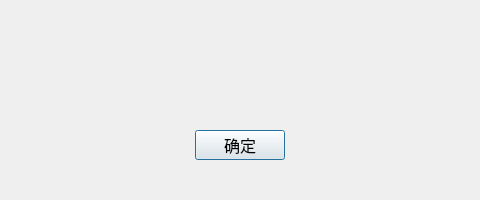
<?xml version="1.0" encoding="UTF-8"?>
<ui version="4.0">
 <class>error_dialog</class>
 <widget class="QDialog" name="error_dialog">
  <property name="geometry">
   <rect>
    <x>0</x>
    <y>0</y>
    <width>480</width>
    <height>200</height>
   </rect>
  </property>
  <property name="font">
   <font>
    <pointsize>12</pointsize>
   </font>
  </property>
  <property name="windowTitle">
   <string>Dialog</string>
  </property>
  <property name="modal">
   <bool>true</bool>
  </property>
  <widget class="QLabel" name="label">
   <property name="geometry">
    <rect>
     <x>80</x>
     <y>40</y>
     <width>320</width>
     <height>60</height>
    </rect>
   </property>
   <property name="text">
    <string/>
   </property>
  </widget>
  <widget class="QPushButton" name="btn_accept">
   <property name="geometry">
    <rect>
     <x>195</x>
     <y>130</y>
     <width>90</width>
     <height>30</height>
    </rect>
   </property>
   <property name="text">
    <string>确定</string>
   </property>
  </widget>
 </widget>
 <resources/>
 <connections/>
</ui>
